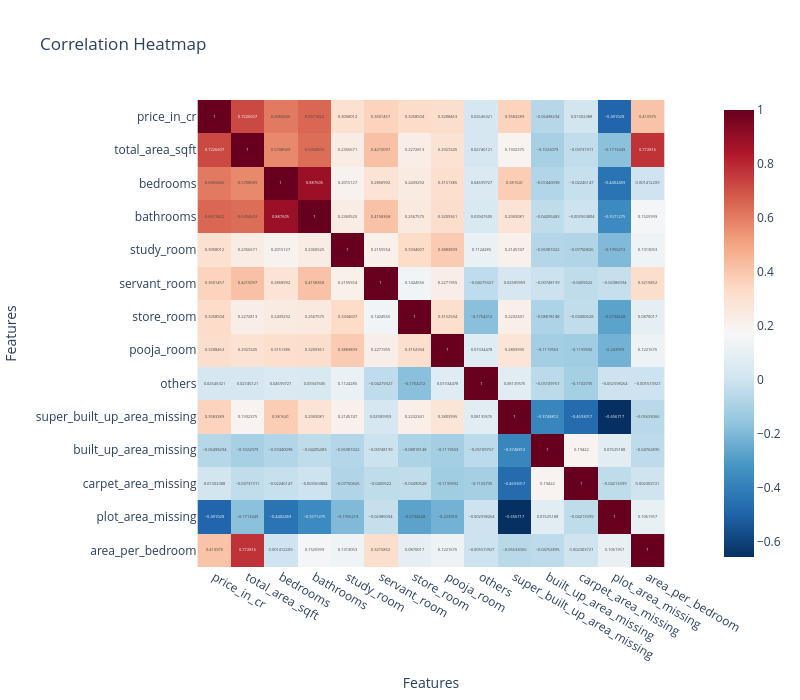

This figure's notebook cell:
### Code cell
corr = fs.corr(numeric_only=True)

fig = px.imshow(
    corr,
    text_auto=True,          
    color_continuous_scale='RdBu_r',  
    title="Correlation Heatmap"
)

fig.update_layout(
    xaxis_title="Features",
    yaxis_title="Features",
    width=800,
    height=700
)

### Figure 1 — Plotly figure (JSON) as saved in the notebook; plotly's stock layout.template omitted (floating-point values rounded to 4 significant figures; data arrays with more than 128 entries replaced by an {"elided": "..."} marker saying what was removed)
{"data": [{"coloraxis": "coloraxis", "hovertemplate": "x: %{x}<br>y: %{y}<br>color: %{z}<extra></extra>", "name": "0", "texttemplate": "%{z}", "type": "heatmap", "x": ["price_in_cr", "total_area_sqft", "bedrooms", "bathrooms", "study_room", "servant_room", "store_room", "pooja_room", "others", "super_built_up_area_missing", "built_up_area_missing", "carpet_area_missing", "plot_area_missing", "area_per_bedroom"], "xaxis": "x", "y": ["price_in_cr", "total_area_sqft", "bedrooms", "bathrooms", "study_room", "servant_room", "store_room", "pooja_room", "others", "super_built_up_area_missing", "built_up_area_missing", "carpet_area_missing", "plot_area_missing", "area_per_bedroom"], "yaxis": "y", "z": {"elided": "14x14 float values"}}], "layout": {"coloraxis": {"colorscale": [[0, "rgb(5,48,97)"], [0.1, "rgb(33,102,172)"], [0.2, "rgb(67,147,195)"], [0.3, "rgb(146,197,222)"], [0.4, "rgb(209,229,240)"], [0.5, "rgb(247,247,247)"], [0.6, "rgb(253,219,199)"], [0.7, "rgb(244,165,130)"], [0.8, "rgb(214,96,77)"], [0.9, "rgb(178,24,43)"], [1, "rgb(103,0,31)"]]}, "height": 700, "title": {"text": "Correlation Heatmap"}, "width": 800, "xaxis": {"anchor": "y", "constrain": "domain", "domain": [0, 1], "scaleanchor": "y", "title": {"text": "Features"}}, "yaxis": {"anchor": "x", "autorange": "reversed", "constrain": "domain", "domain": [0, 1], "title": {"text": "Features"}}}}
